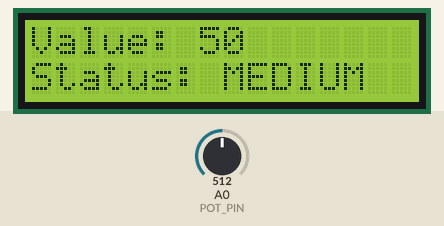
Simulated run of this sketch. Board: Arduino Uno, built with avr-gcc and run on an emulated ATmega328P. Shown: 16×2 character LCD. Inputs (shaded band) come from the test bench; at power-on: A0 (POT_PIN) = 512. What the sketch prints to the serial monitor is not drawn.

Above: at 2.2 s.
2.3 s: A0 (POT_PIN) set to 417
At 3.8 s:
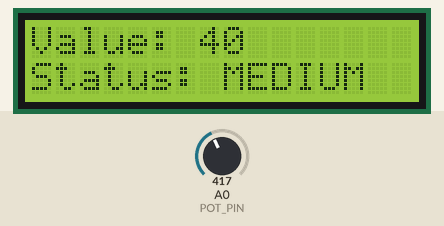
4.1 s: A0 (POT_PIN) set to 397
At 5.4 s:
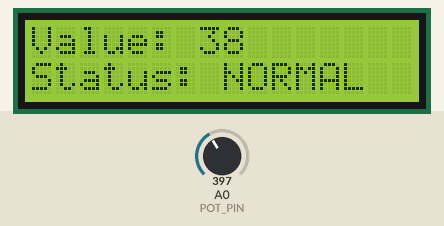
5.7 s: A0 (POT_PIN) set to 900
At 7.2 s:
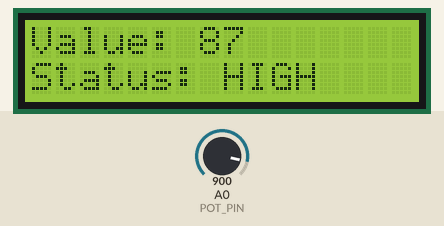
Timing chart, 0 to 8.7 s (numbered marks = the images above; inputs shaded):
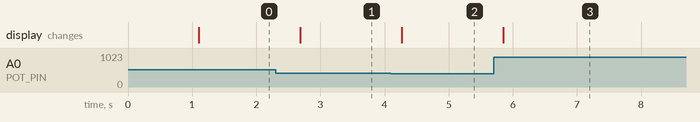

The sketch:

master.ino
```cpp
#include <Wire.h>
#include <LiquidCrystal_I2C.h>

LiquidCrystal_I2C lcd(0x20, 16, 2);

const int POT_PIN = A0;

void setup()
{
    Serial.begin(9600);

    lcd.init();
    lcd.backlight();

    lcd.setCursor(0, 0);
    lcd.print("Smart Monitor");

    delay(1000);

    lcd.clear();
}

void loop()
{
    // Read potentiometer
    int adcValue = analogRead(POT_PIN);

    // Convert 0-1023 to 0-100
    int value = map(adcValue, 0, 1023, 0, 100);

    // Send value to ATmega32
    Serial.println(value);

    // Display value
    lcd.setCursor(0, 0);
    lcd.print("Value: ");
    lcd.print(value);
    lcd.print("   ");

    // Display status
    lcd.setCursor(0, 1);

    if (value < 40)
    {
        lcd.print("Status: NORMAL ");
    }
    else if (value < 70)
    {
        lcd.print("Status: MEDIUM ");
    }
    else
    {
        lcd.print("Status: HIGH   ");
    }

    delay(500);
}
```

Measured:
- the behaviour switches between 410 and 409 on A0 (POT_PIN) (found by bisection; images 1 and 2)
- after the input at 2.3 s, the display: changes after 0.39 s (image 1)
- after the input at 4.1 s, the display: changes after 0.17 s (image 2)
- after the input at 5.7 s, the display: changes after 0.15 s (image 3)
